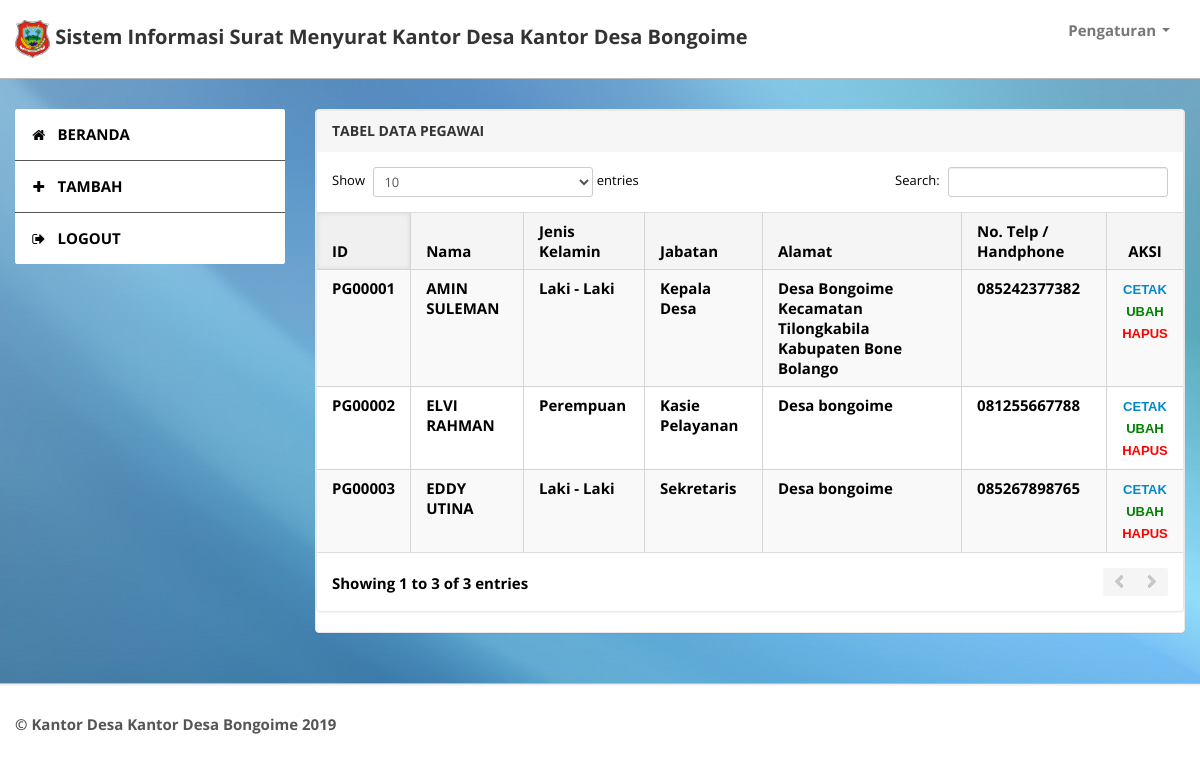
The app's page /tabel-pegawai.php (signed in) with its own data.
### tables this page shows
CREATE TABLE `tbl_instansi` (
  `id_instansi` int(11) NOT NULL,
  `nm` varchar(100) NOT NULL
);

CREATE TABLE `tbl_pegawai` (
  `id_pg` varchar(30) NOT NULL,
  `nama` varchar(100) NOT NULL,
  `jk` varchar(25) NOT NULL,
  `jabatan` varchar(100) NOT NULL,
  `alamat_pg` text NOT NULL,
  `notelp` varchar(25) NOT NULL
);

### tabel-pegawai.php (the view, shortened to what this page needs)
<?php
if(empty($_SESSION['username'] AND $_SESSION['hak_akses'])){
header("location:index.php");
}else{
?>
<!DOCTYPE html>
<html lang="en">
<head>
	<link type="text/css" href="bootstrap/css/bootstrap.min.css" rel="stylesheet">
	<link type="text/css" href="bootstrap/css/bootstrap-responsive.min.css" rel="stylesheet">
	<link type="text/css" href="css/theme.css" rel="stylesheet">
	<link type="text/css" href="images/icons/css/font-awesome.css" rel="stylesheet">
</head>
<body>
	<div class="navbar navbar-fixed-top">
		<div class="navbar-inner">
			<div class="container">
			  	<a class="brand" href="">
			  	<img width="35" height="35" src="logodesa/logodesa.png">
			  			<?php
                        $query = mysqli_query($config, "SELECT * FROM tbl_instansi WHERE id_instansi");
                        $data=mysqli_fetch_assoc($query);
                        ?>
                        Sistem Informasi Surat Menyurat <?php echo 'Kantor Desa '.$data['nm']; ?>
			  	</a>
				<div class="nav-collapse collapse navbar-inverse-collapse">
					 <ul class="nav pull-right">
                            <li class="nav-user dropdown"><a href="#" class="dropdown-toggle" data-toggle="dropdown">
                               Pengaturan
                                <b class="caret"></b></a>
                            </li>
                        </ul>
				</div>
			</div>
		</div>
	</div>
	<div class="wrapper">
		<div class="container">
			<div class="row">
				<div class="span3">
					<div class="sidebar">
						<ul class="widget widget-menu unstyled">
                                <li class="active"><a href="halaman-utama.php"><i class="menu-icon icon-home"></i>BERANDA
                                </a></li>
                                <li class="active"><a href="profil-pegawai.php"><i class="menu-icon icon-plus"></i>TAMBAH
                                </a></li>
                                <li><a href="logout.php"><i class="menu-icon icon-signout">
                                </i>LOGOUT
                                </a></li>
                            </ul>
					</div>
				</div>
				<div class="span9">
					<div class="content">
						<div class="module">
						<div class="module">
							<div class="module-head">
								<h3>TABEL DATA PEGAWAI</h3>
							</div>
							<div class="module-body table table-responsive">
								<table cellpadding="0" cellspacing="0" border="0" class="datatable-1 table table-bordered table-striped display" width="100%">
									<thead>
										<tr>
											<th>ID</th>
											<th>Nama</th>
											<th>Jenis Kelamin</th>
											<th>Jabatan</th>
											<th>Alamat</th>
											<th>No. Telp / Handphone</th>
											<th><center>AKSI</center></th>
										</tr>
									</thead>
									<tbody>
										<?php
                                            $query = mysqli_query($config, "SELECT * FROM tbl_pegawai ORDER BY id_pg ASC");
                                                while($data=mysqli_fetch_assoc($query)){
                                                 echo '<tr>';
                                                 echo '<td>'.$data['id_pg'].'</td>';
                                                 echo '<td>'.$data['nama'].'</td>';
                                                 echo '<td>'.$data['jk'].'</td>';
                                                 echo '<td>'.$data['jabatan'].'</td>';
                                                 echo '<td>'.$data['alamat_pg'].'</td>';
                                                 echo '<td>'.$data['notelp'].'</td>';
                        						 echo"<td>
                        						 		<center>
                        						 		<a href='cetak-data-pegawai.php?id_pg=$data[id_pg]'>
                        						 			<font face='arial' size='2'>
                        						 				CETAK
                        						 			</font>
                        						 		</a>
                        						 		</center>
                        						 		<center>
                        						 		<a href='ubah-profil-pegawai.php?id_pg=$data[id_pg]'>
                        						 			<font face='arial' size='2' color='green'>
                        						 				UBAH
                        						 			</font>
                        						 		</a>
                        						 		</center>
                        						 		<center>
                        						 		<a href='hapus-pegawai.php?id_pg=$data[id_pg]'>
                        						 			<font face='arial' size='2' color='red'>
                        						 				HAPUS
                        						 			</font>
                        						 		</a>
                        						 		</center>";
                                                 echo '</tr>';
                                                }
                                            ?>
									</tbody>
								</table>
								</div>
							</div>
						</div>
					</div>
				</div>
			</div>
		</div>
	</div>
	<div class="footer">
		<div class="container">
			 <b class="copyright">
                <?php
                $query = mysqli_query($config, "SELECT * FROM tbl_instansi WHERE id_instansi");
                $data=mysqli_fetch_assoc($query);
                ?>
                &copy; <?php echo 'Kantor Desa '.$data['nm'] . " " .date('Y'); ?>
            </b>
		</div>
	</div>
</body>
</html>
<?php
}
?>

### records on screen
tbl_instansi: nm "Kantor Desa Bongoime"
tbl_pegawai: id_pg "PG00001", nama "AMIN SULEMAN", jk "Laki - Laki", jabatan "Kepala Desa", alamat_pg "Desa Bongoime Kecamatan Tilongkabila Kabupaten Bone Bolango", notelp "085242377382"
tbl_pegawai: id_pg "PG00002", nama "ELVI RAHMAN", jk "Perempuan", jabatan "Kasie Pelayanan", alamat_pg "Desa bongoime", notelp "081255667788"
tbl_pegawai: id_pg "PG00003", nama "EDDY UTINA", jk "Laki - Laki", jabatan "Sekretaris", alamat_pg "Desa bongoime", notelp "085267898765"
